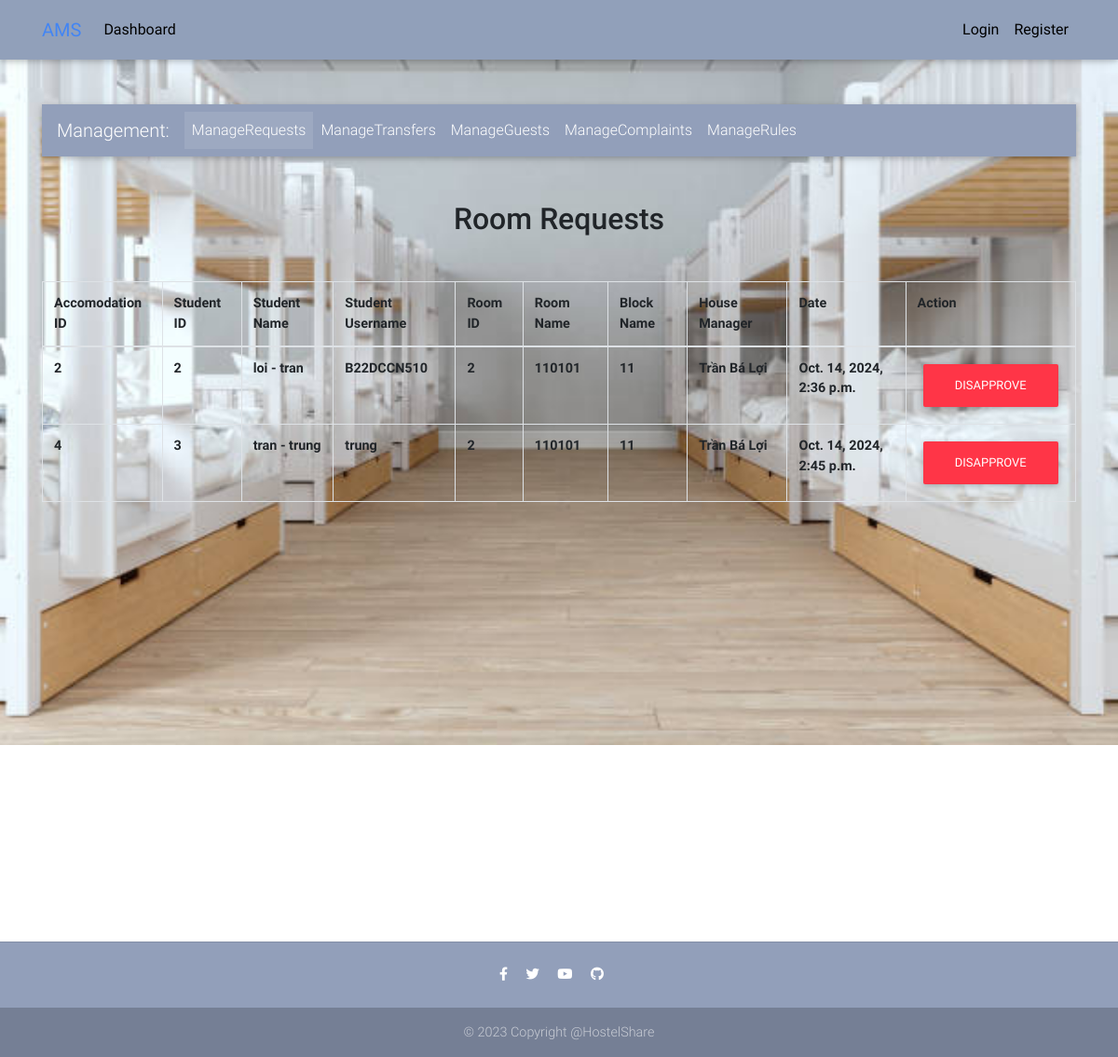
Before: /admin_home with the older database file.
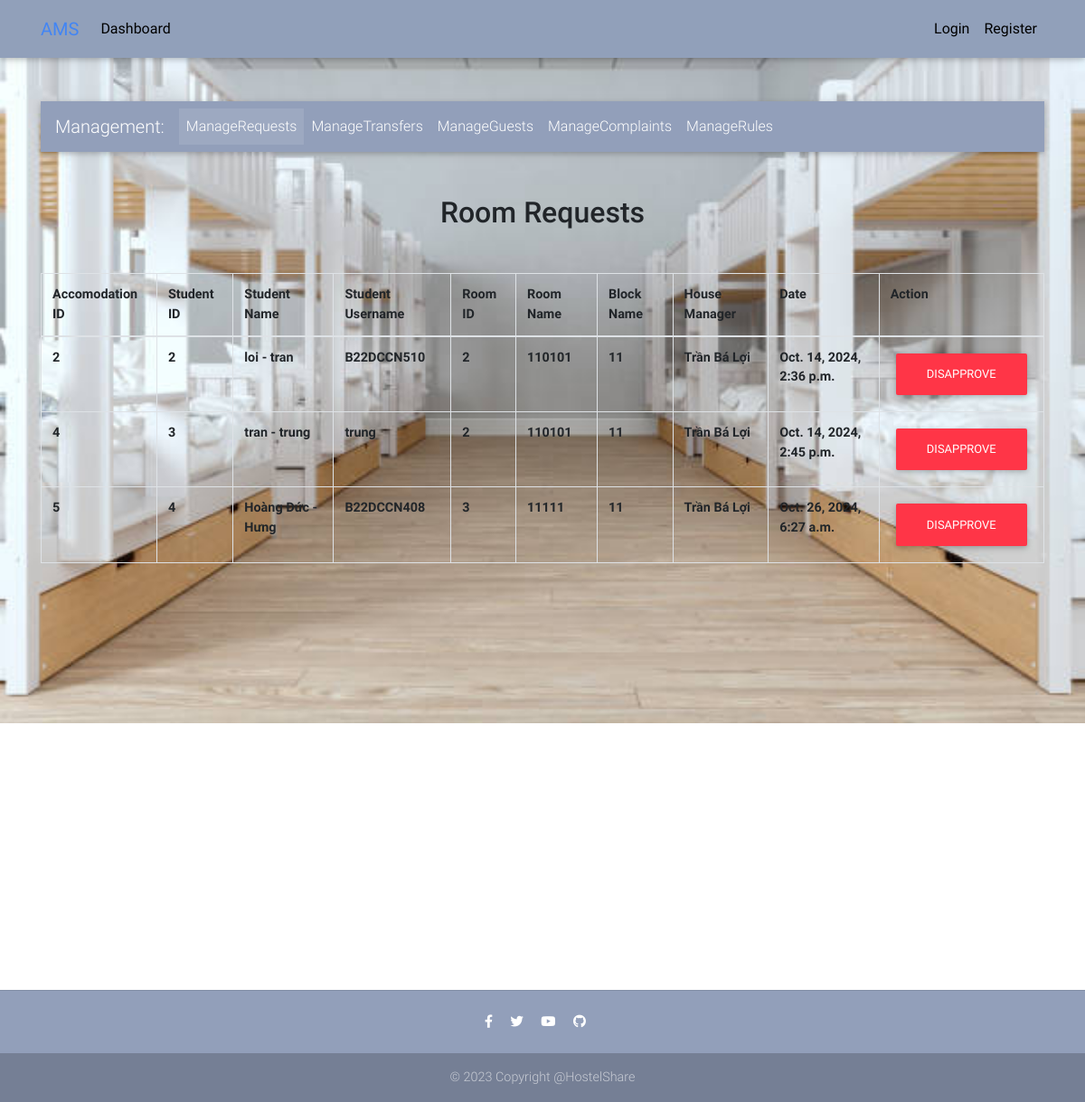
After: the same page with the newer database file.
### app_core/models.py (models this page shows, shortened)
class Accomodation_Request(models.Model):
    student = models.OneToOneField(Student_Account, on_delete = models.CASCADE)
    room = models.ForeignKey(Rooms, on_delete=models.CASCADE)
    approved = models.BooleanField(default=True)
    created_at = models.DateTimeField(auto_now = True)
    updated_at = models.DateTimeField(auto_now_add = True)

class Student_Account(models.Model):
    user = models.OneToOneField(User, on_delete = models.CASCADE)
    first_name = models.CharField(max_length = 100)
    last_name = models.CharField(max_length = 100)
    email = models.CharField(max_length = 100)
    matric = models.CharField(max_length = 100)
    address = models.CharField(max_length = 100)
    is_student = models.BooleanField(default = True)
    wallet = models.IntegerField(default = 0, null = True)
    created_at = models.DateTimeField(auto_now = True)
    updated_at = models.DateTimeField(auto_now_add = True)

class Rooms(models.Model):
    block = models.ForeignKey(Block, on_delete=models.CASCADE)
    room_name = models.CharField(max_length=50, null=True)
    room_tag = models.CharField(max_length=10, default="NEW")
    description = models.TextField()
    condition = models.TextField()
    charge = models.IntegerField()
    slot_available = models.IntegerField(default=10) # tối đa 10 giường
    is_available = models.BooleanField(default=True)
    image1 = models.ImageField(upload_to="photos")
    image2 = models.ImageField(upload_to="photos")
    image3 = models.ImageField(upload_to="photos")
    created_at = models.DateTimeField(auto_now = True)
    updated_at = models.DateTimeField(auto_now_add = True)
    def admin_photo(self):
        return mark_safe('<img src ="{}" width = 100 />'.format(self.image1.url))
    admin_photo.short_description = "Image"
    admin_photo.allow_tag = True

class Block(models.Model):
    house_manager = models.ForeignKey(House_Manager, on_delete = models.CASCADE)
    block_name = models.CharField(max_length = 50)
    created_at = models.DateTimeField(auto_now = True)
    updated_at = models.DateTimeField(auto_now_add = True)

class House_Manager(models.Model):
    full_name = models.CharField(max_length = 100)
    email = models.CharField(max_length = 100)
    address = models.CharField(max_length = 100)
    phone_no = models.CharField(max_length = 100)
    created_at = models.DateTimeField(auto_now = True)
    updated_at = models.DateTimeField(auto_now_add = True)

### app_core/admin_views.py (the view)
# urls.py: path("admin_home", admin_home, name="admin-welcome-page"),
def admin_home(request):
    requestss = Accomodation_Request.objects.all()
    context = {"requestss":requestss}
    return render(request, "admin_templates/admin_home.html", context)

### app_core/templates/admin_templates/admin_home.html (shortened to what this page needs)
{% extends 'admin_templates/base.html' %}
{% block content %}
<br><br><br><br>
<main>
    <div class="container">
    {% include 'admin_templates/admin_nav.html' %}
    <h2 class="my-5 h2 text-center">Room Requests</h2>
        <div class="table">
            <table class="table-stripped table-hovered table-bordered">
                <thead>
                    <tr>
                        <td>Accomodation ID</td>
                        <td>Student ID</td>
                        <td>Student Name</td>
                        <td>Student Username</td>
                        <td>Room ID</td>
                        <td>Room Name</td>
                        <td>Block Name</td>
                        <td>House Manager</td>
                        <td>Date</td>
                        <td>Action</td>
                    </tr>
                </thead>
                <tbody>
                    {% for request in requestss %}
                    <tr>
                        <td>{{request.id}}</td>
                        <td>{{request.student.id}}</td>
                        <td>{{request.student.first_name}} - {{request.student.last_name}}</td>
                        <td>{{request.student.user.username}}</td>
                        <td>{{request.room.id}}</td>
                        <td>{{request.room.room_name}}</td>
                        <td>{{request.room.block.block_name}}</td>
                        <td>{{request.room.block.house_manager.full_name}}</td>
                        <td>{{request.created_at}}</td>
                        {% if request.approved %}
                        <td><a href="{% url 'app:approve_or_disapprove' request.id %}" type="button" class="btn btn-danger">Disapprove</a></td>
                        {% else %}
                        <td><a href="{% url 'app:approve_or_disapprove' request.id %}" type="button" class="btn btn-success">Approve</a></td>
                        {% endif %}
                    </tr>
                    {% endfor %}
                </tbody>
            </table>
        </div>
    </div>
</main>
<br><br><br><br><br><br><br><br><br><br><br><br><br><br><br><br><br><br>
{% endblock %}

Changed rows visible on the page:
added Accomodation_Request: id "5", student.id "4", student.first_name "Hoàng Đức", student.last_name "Hưng", student.user.username "B22DCCN408", room.id "3", room.room_name "11111", room.block.block_name "11", room.block.house_manager.full_name "Trần Bá Lợi", created_at "Oct. 26, 2024, 6:27 a.m.", approved "DISAPPROVE"
